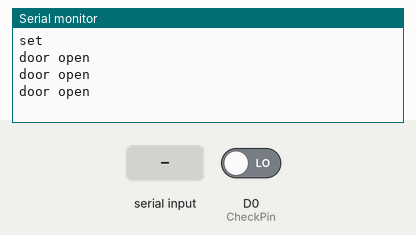
The sketch below on a simulated ESP8266 (NodeMCU). Shown: the last lines printed to the serial monitor. The test bench sets the inputs (shaded band); at power-on: D0 (CheckPin) LOW.

Above: at 2.8 s.
2.9 s: D0 (CheckPin) driven HIGH
At 3.7 s:
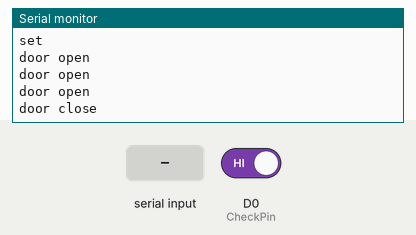
5.5 s: "s" received over the second serial link
At 6.9 s:
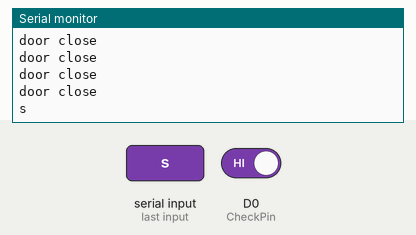
7.6 s: "c" received over the second serial link
At 9.0 s:
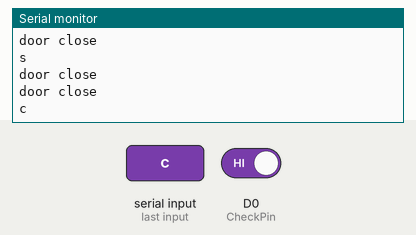
9.7 s: "p" received over the second serial link
At 11.1 s:
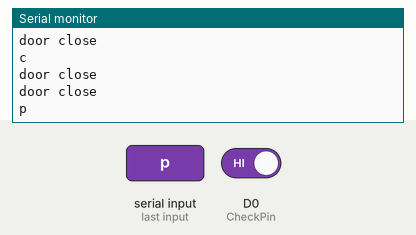
11.8 s: "r" received over the second serial link
At 13.2 s:
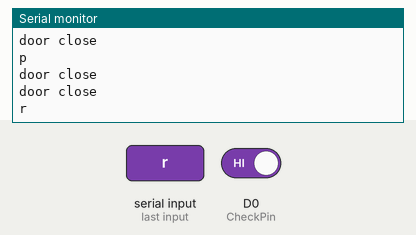
13.9 s: "1" received over the second serial link
At 15.0 s:
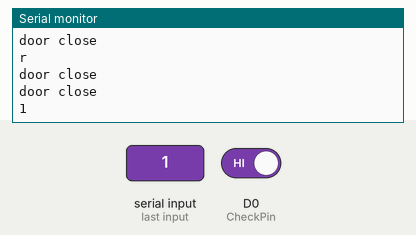

Measured:
- after the input at 2.9 s, the serial monitor: prints a new line after 0.10 s (image 1)
- after the input at 5.5 s, the serial monitor: prints a new line after 0.60 s (image 2)
- after the input at 7.6 s, the serial monitor: prints a new line after 0.60 s (image 3)
- after the input at 9.7 s, the serial monitor: prints a new line after 0.60 s (image 4)
- after the input at 11.8 s, the serial monitor: prints a new line after 0.60 s (image 5)
- after the input at 13.9 s, the serial monitor: prints a new line after 0.60 s (image 6)

The sketch:

nodemcu_local.ino
```cpp
#include <SoftwareSerial.h>


SoftwareSerial swSer(14,12, false, 256); // RX D5, TX D6

#define CheckPin        D0 //check door on/off

void send_command(char);
void get_valueprint(void);
String get_value(void);
int check_open();

int open_status = 0;


void setup()
{
    Serial.begin(115200);
    swSer.begin(9600);
    Serial.println("set");
    pinMode(CheckPin, INPUT);

}


void loop()
{
    char key = 'p';

    if(check_open() == true)
    {
        Serial.println("door close");
    }else{
        Serial.println("door open");
    }
    send_command(key);
    Serial.println(get_value());
    delay(1000);
}


void send_command(char command)
{
  switch(command)
  {
    case 's':
      swSer.print("s");
      break;
    case 'c':
      swSer.print("c");
      break;
    case 'p':
      swSer.print("p");
    break;
    case 'r':
      swSer.print("r");
    break;
    default:
      swSer.print("c");
    break;
  }
}

void get_valueprint(void)
{

  String buffer = "";

  while(swSer.available())
  {
    char c = swSer.read();
    buffer += c;
    delay(100);

    if(c == '\r\n')
    {
      break;
    }
  }
  Serial.println(buffer);
  buffer = "";
  swSer.flush();

}

String get_value(void)
{

  String buffer = "";

  while(swSer.available())
  {
    char c = swSer.read();
    buffer += c;
    delay(100);

    if(c == '\r\n')
    {
      break;
    }
  }
  swSer.flush();

  return buffer;

}


int check_open()
{
    open_status = digitalRead(CheckPin);

    return open_status;
}
```
